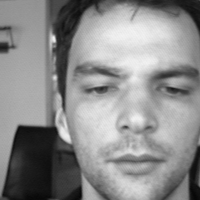
#> input picture BioID-Auto-Generated-FaceDatabase-V1.2/BioID_0000_10.pgm, 200 x 200 px, given in place of BioID_0000_10.pgm.pgm, which was not available
$ python rotate_BIOID.py ../BioID-Auto-Generated-FaceDatabase-V1.2/BioID_0000_10.pgm
#> lines starting #> are read from the running program, lines starting #| are printed output that depends on the picture
'''
Author: Leong Wei Zhen
Description: Python code to rotate the BIOID image
Dependencies: 	1) OpenCV
'''

import cv2
import numpy as np
import sys

number = sys.argv[1]

img = cv2.imread('BioID-FaceDatabase-V1.2/BioID_'+number+'.pgm',0)
#> img is the input picture: shape (200, 200); min 6, max 242, mean 139.2
rows,cols = img.shape
#> rows = 200; cols = 200

#print rows
#print cols

# rotate the image 90 degress anti-clockwise
M = cv2.getRotationMatrix2D((cols/2,rows/2),90,1)
dst = cv2.warpAffine(img,M,(cols,rows))
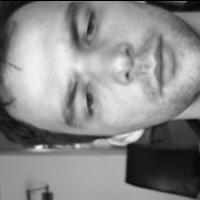
#> dst: shape (200, 200); min 0, max 242, mean 138.5


cv2.imshow('img',dst)
cv2.waitKey(0)
cv2.destroyAllWindows()
cv2.imwrite('BioID_'+number+'_rotate.pgm',dst)

$ run again, on BioID-Auto-Generated-FaceDatabase-V1.2/BioID_0000_11.pgm
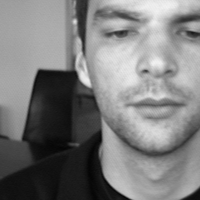
#> input picture BioID-Auto-Generated-FaceDatabase-V1.2/BioID_0000_11.pgm, 200 x 200 px, given in place of BioID_0000_11.pgm.pgm, which was not available
#> img is the input picture: shape (200, 200); min 4, max 241, mean 124
#> `dst = cv2.warpAffine(img,M,(cols,rows))`:
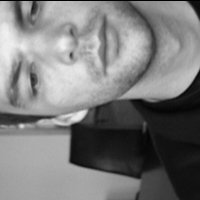
#> dst: shape (200, 200); min 0, max 241, mean 123.4

$ run again, on BioID-Auto-Generated-FaceDatabase-V1.2/BioID_0000_12.pgm
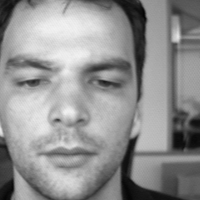
#> input picture BioID-Auto-Generated-FaceDatabase-V1.2/BioID_0000_12.pgm, 200 x 200 px, given in place of BioID_0000_12.pgm.pgm, which was not available
#> img is the input picture: shape (200, 200); min 4, max 242, mean 144.4
#> `dst = cv2.warpAffine(img,M,(cols,rows))`:
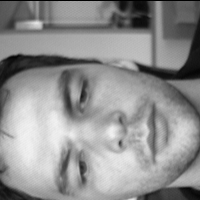
#> dst: shape (200, 200); min 0, max 242, mean 143.9
